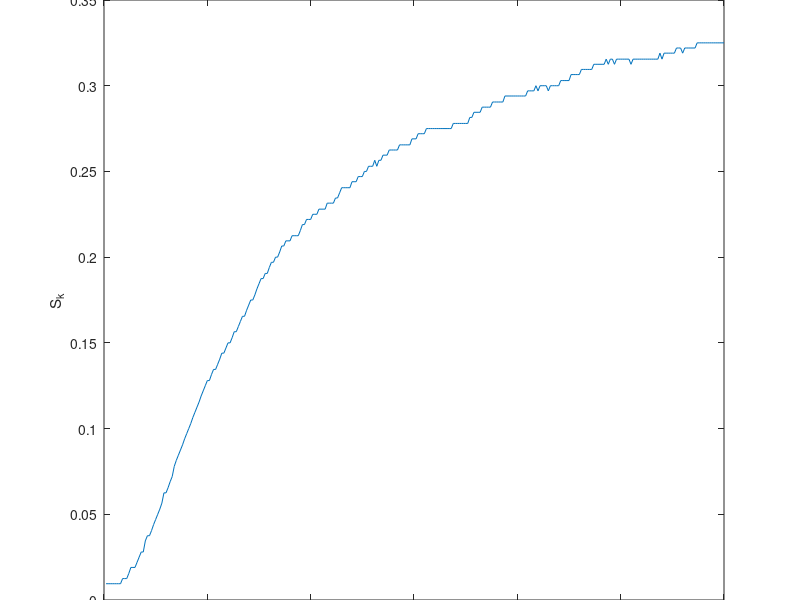

Here is the MATLAB script that generated this plot: (Note: this script raises an error after producing the figure.)
% wyznaczenie odpowiedzi skokowej dla DMC
load SkokJednostkowy46v2

Upp = 26;
Ypp = 31.12;


Y = jump2;
time = length(jump2);
D = length(jump2);

Uskok = power_G1;

S = zeros(D, 1);

for i = 1:D
    S(i) = (Y(i) - Ypp)/(Uskok - Upp);
end

figure('Name', 'Odpowiedź skokowa - DMC')
plot(S)
hold on
ylabel('S_k')
xlabel('k')
title("Odpowiedź skokowa dla DMC; D = " + D)

matlab2tikz('skokDMC.tex')

save('dane1.mat', 'S', 'Upp', 'Ypp', 'D', 'time')

